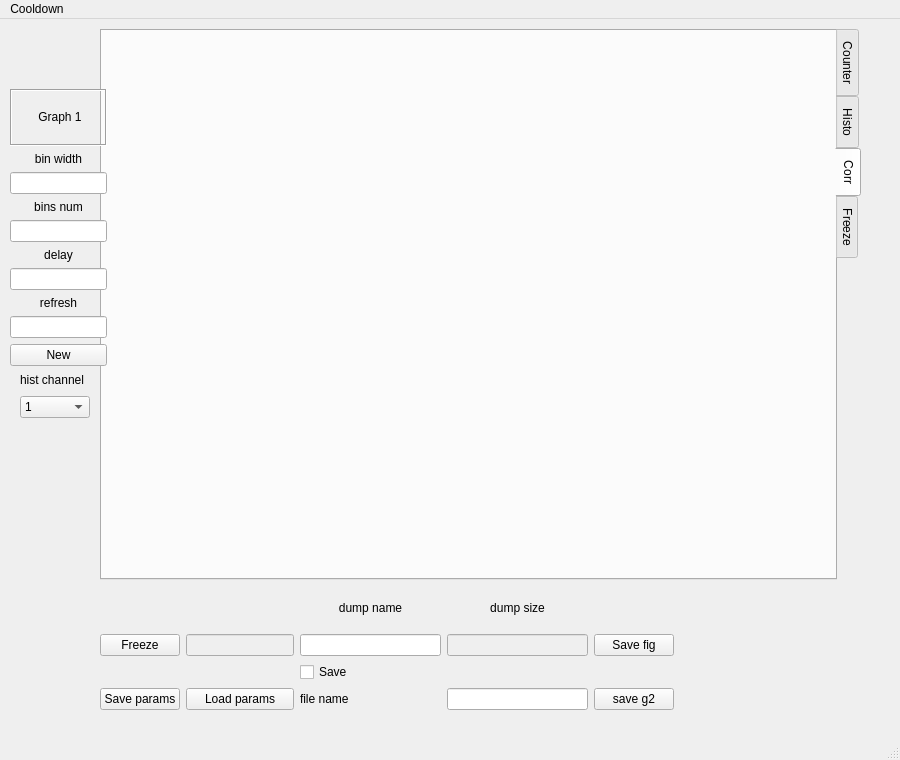
<?xml version="1.0" encoding="UTF-8"?>
<ui version="4.0">
 <class>MainWindow</class>
 <widget class="QMainWindow" name="MainWindow">
  <property name="geometry">
   <rect>
    <x>0</x>
    <y>0</y>
    <width>900</width>
    <height>760</height>
   </rect>
  </property>
  <property name="sizePolicy">
   <sizepolicy hsizetype="Minimum" vsizetype="Minimum">
    <horstretch>0</horstretch>
    <verstretch>0</verstretch>
   </sizepolicy>
  </property>
  <property name="minimumSize">
   <size>
    <width>900</width>
    <height>760</height>
   </size>
  </property>
  <property name="maximumSize">
   <size>
    <width>1113</width>
    <height>915</height>
   </size>
  </property>
  <property name="windowTitle">
   <string>TT2</string>
  </property>
  <widget class="QWidget" name="centralwidget">
   <property name="sizePolicy">
    <sizepolicy hsizetype="Fixed" vsizetype="Fixed">
     <horstretch>0</horstretch>
     <verstretch>0</verstretch>
    </sizepolicy>
   </property>
   <widget class="QTabWidget" name="tabsWidget">
    <property name="geometry">
     <rect>
      <x>100</x>
      <y>10</y>
      <width>761</width>
      <height>551</height>
     </rect>
    </property>
    <property name="tabPosition">
     <enum>QTabWidget::East</enum>
    </property>
    <property name="currentIndex">
     <number>2</number>
    </property>
    <widget class="QWidget" name="counter_tab">
     <attribute name="title">
      <string>Counter</string>
     </attribute>
     <widget class="GraphicsLayoutWidget" name="widget_counter" native="true">
      <property name="geometry">
       <rect>
        <x>0</x>
        <y>0</y>
        <width>751</width>
        <height>551</height>
       </rect>
      </property>
     </widget>
    </widget>
    <widget class="QWidget" name="hist_tab">
     <attribute name="title">
      <string>Histo</string>
     </attribute>
     <widget class="GraphicsLayoutWidget" name="widget_hist" native="true">
      <property name="geometry">
       <rect>
        <x>-1</x>
        <y>-1</y>
        <width>751</width>
        <height>551</height>
       </rect>
      </property>
     </widget>
    </widget>
    <widget class="QWidget" name="corr_tab">
     <attribute name="title">
      <string>Corr</string>
     </attribute>
     <widget class="GraphicsLayoutWidget" name="widget_corr" native="true">
      <property name="geometry">
       <rect>
        <x>0</x>
        <y>0</y>
        <width>741</width>
        <height>551</height>
       </rect>
      </property>
     </widget>
    </widget>
    <widget class="QWidget" name="freeze_tab">
     <attribute name="title">
      <string>Freeze</string>
     </attribute>
     <widget class="GraphicsLayoutWidget" name="widget_freeze" native="true">
      <property name="geometry">
       <rect>
        <x>0</x>
        <y>0</y>
        <width>741</width>
        <height>551</height>
       </rect>
      </property>
     </widget>
    </widget>
   </widget>
   <widget class="QWidget" name="layoutWidget">
    <property name="geometry">
     <rect>
      <x>10</x>
      <y>70</y>
      <width>97</width>
      <height>277</height>
     </rect>
    </property>
    <layout class="QVBoxLayout" name="verticalLayout_8">
     <item>
      <widget class="QLabel" name="label_18">
       <property name="frameShape">
        <enum>QFrame::Box</enum>
       </property>
       <property name="frameShadow">
        <enum>QFrame::Sunken</enum>
       </property>
       <property name="text">
        <string>&lt;html&gt;&lt;head/&gt;&lt;body&gt;&lt;p align=&quot;center&quot;&gt;Graph 1&lt;/p&gt;&lt;/body&gt;&lt;/html&gt;</string>
       </property>
      </widget>
     </item>
     <item>
      <layout class="QVBoxLayout" name="verticalLayout_9">
       <item>
        <widget class="QLabel" name="label_19">
         <property name="text">
          <string>&lt;html&gt;&lt;head/&gt;&lt;body&gt;&lt;p align=&quot;center&quot;&gt;bin width&lt;/p&gt;&lt;/body&gt;&lt;/html&gt;</string>
         </property>
        </widget>
       </item>
       <item>
        <widget class="QLineEdit" name="bins_width_ttTextField">
         <property name="toolTip">
          <string>&lt;html&gt;&lt;head/&gt;&lt;body&gt;&lt;p align=&quot;center&quot;&gt;&lt;br/&gt;&lt;/p&gt;&lt;/body&gt;&lt;/html&gt;</string>
         </property>
        </widget>
       </item>
       <item>
        <widget class="QLabel" name="label_20">
         <property name="text">
          <string>&lt;html&gt;&lt;head/&gt;&lt;body&gt;&lt;p align=&quot;center&quot;&gt;bins num&lt;/p&gt;&lt;/body&gt;&lt;/html&gt;</string>
         </property>
        </widget>
       </item>
       <item>
        <widget class="QLineEdit" name="number_of_bins_ttTextField">
         <property name="toolTip">
          <string>&lt;html&gt;&lt;head/&gt;&lt;body&gt;&lt;p align=&quot;center&quot;&gt;&lt;br/&gt;&lt;/p&gt;&lt;/body&gt;&lt;/html&gt;</string>
         </property>
        </widget>
       </item>
       <item>
        <widget class="QLabel" name="label_21">
         <property name="text">
          <string>&lt;html&gt;&lt;head/&gt;&lt;body&gt;&lt;p align=&quot;center&quot;&gt;delay&lt;/p&gt;&lt;/body&gt;&lt;/html&gt;</string>
         </property>
        </widget>
       </item>
       <item>
        <widget class="QLineEdit" name="delay_TextField">
         <property name="toolTip">
          <string>&lt;html&gt;&lt;head/&gt;&lt;body&gt;&lt;p align=&quot;center&quot;&gt;&lt;br/&gt;&lt;/p&gt;&lt;/body&gt;&lt;/html&gt;</string>
         </property>
        </widget>
       </item>
       <item>
        <widget class="QLabel" name="label_22">
         <property name="text">
          <string>&lt;html&gt;&lt;head/&gt;&lt;body&gt;&lt;p align=&quot;center&quot;&gt;refresh&lt;/p&gt;&lt;/body&gt;&lt;/html&gt;</string>
         </property>
        </widget>
       </item>
       <item>
        <widget class="QLineEdit" name="refreshTextField">
         <property name="toolTip">
          <string>&lt;html&gt;&lt;head/&gt;&lt;body&gt;&lt;p align=&quot;center&quot;&gt;&lt;br/&gt;&lt;/p&gt;&lt;/body&gt;&lt;/html&gt;</string>
         </property>
        </widget>
       </item>
       <item>
        <widget class="QPushButton" name="new_measurement_PushButton">
         <property name="text">
          <string>New</string>
         </property>
        </widget>
       </item>
      </layout>
     </item>
    </layout>
   </widget>
   <widget class="QWidget" name="layoutWidget">
    <property name="geometry">
     <rect>
      <x>100</x>
      <y>570</y>
      <width>574</width>
      <height>121</height>
     </rect>
    </property>
    <layout class="QGridLayout" name="gridLayout">
     <item row="0" column="4">
      <widget class="QLabel" name="label_2">
       <property name="text">
        <string>&lt;html&gt;&lt;head/&gt;&lt;body&gt;&lt;p align=&quot;center&quot;&gt;dump size&lt;/p&gt;&lt;/body&gt;&lt;/html&gt;</string>
       </property>
      </widget>
     </item>
     <item row="1" column="4">
      <widget class="QLineEdit" name="dumpSizeTextField">
       <property name="enabled">
        <bool>false</bool>
       </property>
       <property name="sizePolicy">
        <sizepolicy hsizetype="Minimum" vsizetype="Fixed">
         <horstretch>0</horstretch>
         <verstretch>0</verstretch>
        </sizepolicy>
       </property>
       <property name="toolTip">
        <string>&lt;html&gt;&lt;head/&gt;&lt;body&gt;&lt;p align=&quot;center&quot;&gt;&lt;br/&gt;&lt;/p&gt;&lt;/body&gt;&lt;/html&gt;</string>
       </property>
      </widget>
     </item>
     <item row="3" column="0">
      <widget class="QPushButton" name="saveParams_PushButton">
       <property name="text">
        <string>Save params</string>
       </property>
      </widget>
     </item>
     <item row="1" column="3">
      <widget class="QLineEdit" name="dump_name_TextField">
       <property name="toolTip">
        <string>&lt;html&gt;&lt;head/&gt;&lt;body&gt;&lt;p align=&quot;center&quot;&gt;&lt;br/&gt;&lt;/p&gt;&lt;/body&gt;&lt;/html&gt;</string>
       </property>
      </widget>
     </item>
     <item row="0" column="3">
      <widget class="QLabel" name="label">
       <property name="text">
        <string>&lt;html&gt;&lt;head/&gt;&lt;body&gt;&lt;p align=&quot;center&quot;&gt;dump name&lt;/p&gt;&lt;/body&gt;&lt;/html&gt;</string>
       </property>
      </widget>
     </item>
     <item row="1" column="5">
      <widget class="QPushButton" name="saveFig_PushButton">
       <property name="text">
        <string>Save fig</string>
       </property>
      </widget>
     </item>
     <item row="2" column="3">
      <widget class="QCheckBox" name="saveDumpCheckBox">
       <property name="layoutDirection">
        <enum>Qt::LeftToRight</enum>
       </property>
       <property name="inputMethodHints">
        <set>Qt::ImhNone</set>
       </property>
       <property name="text">
        <string>Save</string>
       </property>
      </widget>
     </item>
     <item row="1" column="0">
      <widget class="QPushButton" name="freeze_PushButton">
       <property name="palette">
        <palette>
         <active>
          <colorrole role="Highlight">
           <brush brushstyle="SolidPattern">
            <color alpha="255">
             <red>52</red>
             <green>101</green>
             <blue>164</blue>
            </color>
           </brush>
          </colorrole>
         </active>
         <inactive>
          <colorrole role="Highlight">
           <brush brushstyle="SolidPattern">
            <color alpha="255">
             <red>52</red>
             <green>101</green>
             <blue>164</blue>
            </color>
           </brush>
          </colorrole>
         </inactive>
         <disabled>
          <colorrole role="Highlight">
           <brush brushstyle="SolidPattern">
            <color alpha="255">
             <red>145</red>
             <green>145</green>
             <blue>145</blue>
            </color>
           </brush>
          </colorrole>
         </disabled>
        </palette>
       </property>
       <property name="text">
        <string>Freeze</string>
       </property>
      </widget>
     </item>
     <item row="1" column="1">
      <widget class="QLineEdit" name="pulseLen">
       <property name="enabled">
        <bool>false</bool>
       </property>
       <property name="sizePolicy">
        <sizepolicy hsizetype="Minimum" vsizetype="Fixed">
         <horstretch>0</horstretch>
         <verstretch>0</verstretch>
        </sizepolicy>
       </property>
       <property name="toolTip">
        <string>&lt;html&gt;&lt;head/&gt;&lt;body&gt;&lt;p align=&quot;center&quot;&gt;&lt;br/&gt;&lt;/p&gt;&lt;/body&gt;&lt;/html&gt;</string>
       </property>
      </widget>
     </item>
     <item row="3" column="1">
      <widget class="QPushButton" name="loadParams_PushButton">
       <property name="text">
        <string>Load params</string>
       </property>
      </widget>
     </item>
     <item row="3" column="3">
      <widget class="QLabel" name="save_g2_name_label">
       <property name="text">
        <string>file name</string>
       </property>
      </widget>
     </item>
     <item row="3" column="4">
      <widget class="QLineEdit" name="save_g2_nametag_lineEdit"/>
     </item>
     <item row="3" column="5">
      <widget class="QPushButton" name="save_g2_pushButton">
       <property name="text">
        <string>save g2</string>
       </property>
      </widget>
     </item>
    </layout>
   </widget>
   <widget class="QWidget" name="layoutWidget">
    <property name="geometry">
     <rect>
      <x>20</x>
      <y>350</y>
      <width>70</width>
      <height>49</height>
     </rect>
    </property>
    <layout class="QVBoxLayout" name="verticalLayout_3">
     <item>
      <widget class="QLabel" name="label_3">
       <property name="text">
        <string>hist channel</string>
       </property>
      </widget>
     </item>
     <item>
      <widget class="QComboBox" name="hist_channel_ComboBox">
       <item>
        <property name="text">
         <string>1</string>
        </property>
       </item>
       <item>
        <property name="text">
         <string>2</string>
        </property>
       </item>
       <item>
        <property name="text">
         <string>3</string>
        </property>
       </item>
       <item>
        <property name="text">
         <string>4</string>
        </property>
       </item>
       <item>
        <property name="text">
         <string>5</string>
        </property>
       </item>
       <item>
        <property name="text">
         <string>6</string>
        </property>
       </item>
       <item>
        <property name="text">
         <string>7</string>
        </property>
       </item>
       <item>
        <property name="text">
         <string>all</string>
        </property>
       </item>
      </widget>
     </item>
    </layout>
   </widget>
  </widget>
  <widget class="QMenuBar" name="menubar">
   <property name="geometry">
    <rect>
     <x>0</x>
     <y>0</y>
     <width>900</width>
     <height>26</height>
    </rect>
   </property>
   <widget class="QMenu" name="menuCool_down">
    <property name="title">
     <string>Cooldown</string>
    </property>
    <addaction name="actionNew_cooldown"/>
   </widget>
   <addaction name="menuCool_down"/>
  </widget>
  <widget class="QStatusBar" name="statusbar"/>
  <action name="actionNew_cooldown">
   <property name="text">
    <string>New cooldown</string>
   </property>
  </action>
 </widget>
 <customwidgets>
  <customwidget>
   <class>GraphicsLayoutWidget</class>
   <extends>QWidget</extends>
   <header>pyqtgraph</header>
   <container>1</container>
  </customwidget>
 </customwidgets>
 <tabstops>
  <tabstop>tabsWidget</tabstop>
  <tabstop>dump_name_TextField</tabstop>
  <tabstop>dumpSizeTextField</tabstop>
 </tabstops>
 <resources/>
 <connections/>
</ui>
